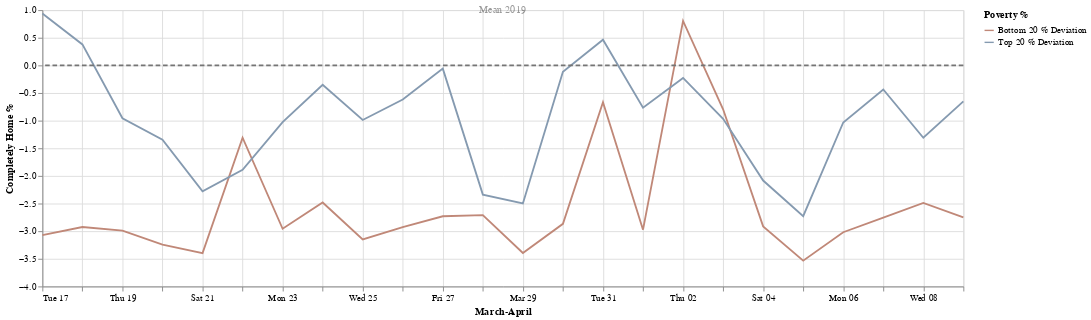

Notebook source saved alongside this figure:
### Markdown cell above
Filtering based on important dates



*   Thursday, March 19, 2020: Statewide Stay-at-Home Order Issued

### Code cell
start_date = '2020-3-16'
end_date = '2020-4-9'
df1 = apply_date_filter(df,start_date,end_date)
chart = create_chart(df1,'March-April')
chart

### Figure 1 — Vega-Lite specification as saved in the notebook (floating-point values rounded to 4 significant figures)
{"config": {"view": {"continuousHeight": 300, "continuousWidth": 400}, "range": {"category": {"scheme": ["#FF4500", "#a0aab4", "#4E79A7"]}}}, "layer": [{"data": {"name": "data-7b2a2ea201e81876539c771d0d86a520"}, "mark": "line", "encoding": {"color": {"type": "nominal", "field": "Poverty %"}, "x": {"type": "temporal", "field": "date", "title": "March-April"}, "y": {"type": "quantitative", "field": "full_time_value", "title": "Completely Home %"}}, "transform": [{"fold": ["Bottom 20 % Deviation", "Top 20 % Deviation"], "as": ["Poverty %", "full_time_value"]}], "width": 1000}, {"data": {"name": "data-7f3a6b86ed460c4e648f2393735a11f6"}, "mark": {"type": "rule", "color": "#757575", "size": 2, "strokeDash": [5, 3]}, "encoding": {"size": {"value": 2}, "y": {"type": "quantitative", "field": "Mean 2019"}}}, {"data": {"name": "data-d764767e7dd3b10b2c76c1355ce10ef3"}, "mark": {"type": "text", "angle": 0, "text": "Mean 2019"}, "encoding": {"opacity": {"value": 0.4}, "y": {"type": "quantitative", "field": "y"}}}], "$schema": "https://vega.github.io/schema/vega-lite/v4.8.1.json", "datasets": {"data-7b2a2ea201e81876539c771d0d86a520": [{"date": "2020-03-26T00:00:00+00:00", "Top 20 %": 4.658, "Bottom 20 %": 2.346, "Top 20 % Deviation": -0.6164, "Bottom 20 % Deviation": -2.928}, {"date": "2020-03-25T00:00:00+00:00", "Top 20 %": 4.286, "Bottom 20 %": 2.125, "Top 20 % Deviation": -0.9885, "Bottom 20 % Deviation": -3.149}, {"date": "2020-03-20T00:00:00+00:00", "Top 20 %": 3.929, "Bottom 20 %": 2.03, "Top 20 % Deviation": -1.345, "Bottom 20 % Deviation": -3.244}, {"date": "2020-04-09T00:00:00+00:00", "Top 20 %": 4.624, "Bottom 20 %": 2.523, "Top 20 % Deviation": -0.6503, "Bottom 20 % Deviation": -2.751}, {"date": "2020-03-24T00:00:00+00:00", "Top 20 %": 4.924, "Bottom 20 %": 2.793, "Top 20 % Deviation": -0.3499, "Bottom 20 % Deviation": -2.481}, {"date": "2020-03-27T00:00:00+00:00", "Top 20 %": 5.215, "Bottom 20 %": 2.543, "Top 20 % Deviation": -0.05883, "Bottom 20 % Deviation": -2.731}, {"date": "2020-03-22T00:00:00+00:00", "Top 20 %": 3.385, "Bottom 20 %": 3.966, "Top 20 % Deviation": -1.889, "Bottom 20 % Deviation": -1.308}, {"date": "2020-03-28T00:00:00+00:00", "Top 20 %": 2.935, "Bottom 20 %": 2.564, "Top 20 % Deviation": -2.339, "Bottom 20 % Deviation": -2.71}, {"date": "2020-04-08T00:00:00+00:00", "Top 20 %": 3.964, "Bottom 20 %": 2.785, "Top 20 % Deviation": -1.31, "Bottom 20 % Deviation": -2.489}, {"date": "2020-03-19T00:00:00+00:00", "Top 20 %": 4.318, "Bottom 20 %": 2.284, "Top 20 % Deviation": -0.9558, "Bottom 20 % Deviation": -2.99}, {"date": "2020-04-01T00:00:00+00:00", "Top 20 %": 4.508, "Bottom 20 %": 2.301, "Top 20 % Deviation": -0.766, "Bottom 20 % Deviation": -2.973}, {"date": "2020-04-03T00:00:00+00:00", "Top 20 %": 4.307, "Bottom 20 %": 4.48, "Top 20 % Deviation": -0.9672, "Bottom 20 % Deviation": -0.7942}, {"date": "2020-04-06T00:00:00+00:00", "Top 20 %": 4.242, "Bottom 20 %": 2.255, "Top 20 % Deviation": -1.033, "Bottom 20 % Deviation": -3.019}, {"date": "2020-03-29T00:00:00+00:00", "Top 20 %": 2.776, "Bottom 20 %": 1.879, "Top 20 % Deviation": -2.498, "Bottom 20 % Deviation": -3.395}, {"date": "2020-04-04T00:00:00+00:00", "Top 20 %": 3.191, "Bottom 20 %": 2.361, "Top 20 % Deviation": -2.084, "Bottom 20 % Deviation": -2.913}, {"date": "2020-03-17T00:00:00+00:00", "Top 20 %": 6.214, "Bottom 20 %": 2.204, "Top 20 % Deviation": 0.9401, "Bottom 20 % Deviation": -3.07}, {"date": "2020-04-02T00:00:00+00:00", "Top 20 %": 5.048, "Bottom 20 %": 6.079, "Top 20 % Deviation": -0.2267, "Bottom 20 % Deviation": 0.805}, {"date": "2020-03-18T00:00:00+00:00", "Top 20 %": 5.654, "Bottom 20 %": 2.349, "Top 20 % Deviation": 0.3795, "Bottom 20 % Deviation": -2.925}, {"date": "2020-03-31T00:00:00+00:00", "Top 20 %": 5.738, "Bottom 20 %": 4.609, "Top 20 % Deviation": 0.4642, "Bottom 20 % Deviation": -0.6655}, {"date": "2020-03-23T00:00:00+00:00", "Top 20 %": 4.247, "Bottom 20 %": 2.318, "Top 20 % Deviation": -1.027, "Bottom 20 % Deviation": -2.956}, {"date": "2020-03-30T00:00:00+00:00", "Top 20 %": 5.158, "Bottom 20 %": 2.406, "Top 20 % Deviation": -0.1159, "Bottom 20 % Deviation": -2.868}, {"date": "2020-03-21T00:00:00+00:00", "Top 20 %": 2.996, "Bottom 20 %": 1.878, "Top 20 % Deviation": -2.278, "Bottom 20 % Deviation": -3.397}, {"date": "2020-04-07T00:00:00+00:00", "Top 20 %": 4.839, "Bottom 20 %": 2.518, "Top 20 % Deviation": -0.4355, "Bottom 20 % Deviation": -2.757}, {"date": "2020-04-05T00:00:00+00:00", "Top 20 %": 2.546, "Bottom 20 %": 1.741, "Top 20 % Deviation": -2.729, "Bottom 20 % Deviation": -3.533}], "data-7f3a6b86ed460c4e648f2393735a11f6": [{"Mean 2019": 0}], "data-d764767e7dd3b10b2c76c1355ce10ef3": [{"y": 1}]}}
